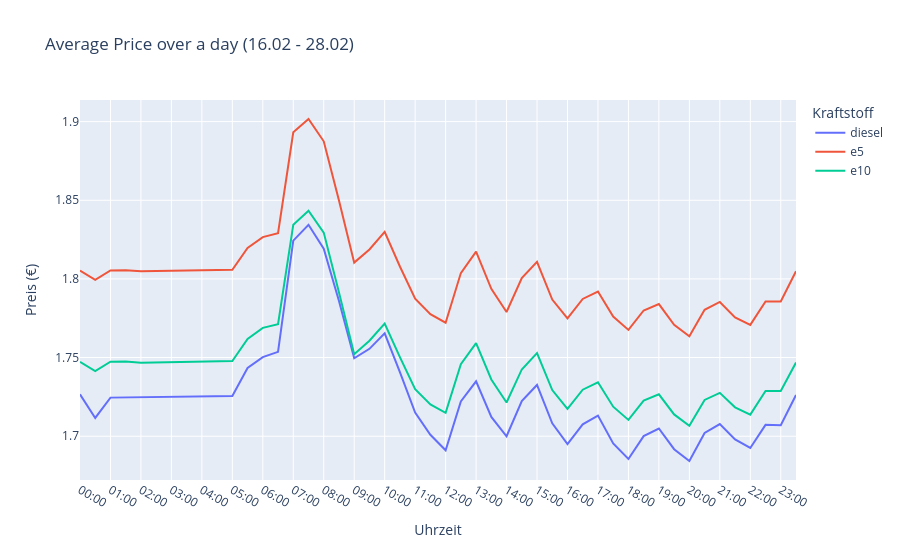

This figure's notebook cell:
### Code cell
mask = (df_filled['retrieval_date'] >= date(2026, 2, 16)) & (df['retrieval_date'] <= date(2026, 2, 28))
df_filtered = df_filled[mask].copy()
print(df_filtered['retrieval_date'].min())
print(df_filtered['retrieval_date'].max())
print(len(df_filtered))

df_filtered['time'] = pd.to_datetime(df_filtered['retrieval_time'], format='%H:%M')
df_filtered['time_label'] = df_filtered['retrieval_time']  # Original String für x-Achse

df_hourly = df_filtered.groupby('time_label')[['diesel', 'e5', 'e10']].mean().reset_index()

# Sortieren damit die Reihenfolge stimmt
df_hourly = df_hourly.sort_values('time_label').reset_index(drop=True)

fig1 = px.line(
    df_hourly,
    x='time_label',
    y=['diesel', 'e5', 'e10'],
    title='Average Price over a day (16.02 - 28.02)',
    labels={'time_label': 'Uhrzeit', 'value': 'Preis (€)', 'variable': 'Kraftstoff'}
)
fig1.update_xaxes(tickmode='array', tickvals=df_hourly['time_label'][df_hourly['time_label'].str.endswith('00')],dtick=1)
fig1.show()
fig.write_image("assets/avg_price_over_day.png", width=1668, height=450)

### Figure 1 — Plotly figure (JSON) as saved in the notebook; plotly's stock layout.template omitted (floating-point values rounded to 4 significant figures)
{"data": [{"hovertemplate": "Kraftstoff=diesel<br>Uhrzeit=%{x}<br>Preis (€)=%{y}<extra></extra>", "legendgroup": "diesel", "line": {"color": "#636efa", "dash": "solid"}, "marker": {"symbol": "circle"}, "mode": "lines", "name": "diesel", "orientation": "v", "showlegend": true, "type": "scatter", "x": ["00:00", "00:30", "01:00", "01:30", "02:00", "02:30", "03:00", "03:30", "04:00", "04:30", "05:00", "05:30", "06:00", "06:30", "07:00", "07:30", "08:00", "08:30", "09:00", "09:30", "10:00", "10:30", "11:00", "11:30", "12:00", "12:30", "13:00", "13:30", "14:00", "14:30", "15:00", "15:30", "16:00", "16:30", "17:00", "17:30", "18:00", "18:30", "19:00", "19:30", "20:00", "20:30", "21:00", "21:30", "22:00", "22:30", "23:00", "23:30"], "xaxis": "x", "y": [1.727, 1.712, 1.725, 1.725, 1.724, 1.725, 1.725, 1.725, 1.725, 1.725, 1.725, 1.743, 1.75, 1.754, 1.824, 1.834, 1.819, 1.786, 1.75, 1.756, 1.765, 1.741, 1.715, 1.701, 1.691, 1.722, 1.735, 1.712, 1.7, 1.722, 1.733, 1.708, 1.695, 1.708, 1.713, 1.695, 1.686, 1.7, 1.705, 1.692, 1.684, 1.702, 1.708, 1.698, 1.693, 1.707, 1.707, 1.726], "yaxis": "y"}, {"hovertemplate": "Kraftstoff=e5<br>Uhrzeit=%{x}<br>Preis (€)=%{y}<extra></extra>", "legendgroup": "e5", "line": {"color": "#EF553B", "dash": "solid"}, "marker": {"symbol": "circle"}, "mode": "lines", "name": "e5", "orientation": "v", "showlegend": true, "type": "scatter", "x": ["00:00", "00:30", "01:00", "01:30", "02:00", "02:30", "03:00", "03:30", "04:00", "04:30", "05:00", "05:30", "06:00", "06:30", "07:00", "07:30", "08:00", "08:30", "09:00", "09:30", "10:00", "10:30", "11:00", "11:30", "12:00", "12:30", "13:00", "13:30", "14:00", "14:30", "15:00", "15:30", "16:00", "16:30", "17:00", "17:30", "18:00", "18:30", "19:00", "19:30", "20:00", "20:30", "21:00", "21:30", "22:00", "22:30", "23:00", "23:30"], "xaxis": "x", "y": [1.805, 1.799, 1.805, 1.806, 1.805, 1.805, 1.805, 1.806, 1.806, 1.806, 1.806, 1.82, 1.827, 1.829, 1.893, 1.902, 1.887, 1.85, 1.81, 1.819, 1.83, 1.808, 1.787, 1.778, 1.772, 1.804, 1.817, 1.794, 1.779, 1.8, 1.811, 1.787, 1.775, 1.787, 1.792, 1.776, 1.768, 1.78, 1.784, 1.771, 1.764, 1.78, 1.785, 1.776, 1.771, 1.786, 1.786, 1.805], "yaxis": "y"}, {"hovertemplate": "Kraftstoff=e10<br>Uhrzeit=%{x}<br>Preis (€)=%{y}<extra></extra>", "legendgroup": "e10", "line": {"color": "#00cc96", "dash": "solid"}, "marker": {"symbol": "circle"}, "mode": "lines", "name": "e10", "orientation": "v", "showlegend": true, "type": "scatter", "x": ["00:00", "00:30", "01:00", "01:30", "02:00", "02:30", "03:00", "03:30", "04:00", "04:30", "05:00", "05:30", "06:00", "06:30", "07:00", "07:30", "08:00", "08:30", "09:00", "09:30", "10:00", "10:30", "11:00", "11:30", "12:00", "12:30", "13:00", "13:30", "14:00", "14:30", "15:00", "15:30", "16:00", "16:30", "17:00", "17:30", "18:00", "18:30", "19:00", "19:30", "20:00", "20:30", "21:00", "21:30", "22:00", "22:30", "23:00", "23:30"], "xaxis": "x", "y": [1.747, 1.741, 1.747, 1.747, 1.747, 1.747, 1.747, 1.748, 1.748, 1.748, 1.748, 1.762, 1.769, 1.771, 1.834, 1.843, 1.829, 1.791, 1.752, 1.761, 1.772, 1.75, 1.73, 1.72, 1.715, 1.746, 1.759, 1.736, 1.721, 1.742, 1.753, 1.729, 1.717, 1.73, 1.734, 1.719, 1.71, 1.723, 1.727, 1.714, 1.707, 1.723, 1.728, 1.718, 1.714, 1.729, 1.729, 1.747], "yaxis": "y"}], "layout": {"legend": {"title": {"text": "Kraftstoff"}, "tracegroupgap": 0}, "title": {"text": "Average Price over a day (16.02 - 28.02)"}, "xaxis": {"anchor": "y", "domain": [0, 1], "dtick": 1, "tickmode": "array", "tickvals": ["00:00", "01:00", "02:00", "03:00", "04:00", "05:00", "06:00", "07:00", "08:00", "09:00", "10:00", "11:00", "12:00", "13:00", "14:00", "15:00", "16:00", "17:00", "18:00", "19:00", "20:00", "21:00", "22:00", "23:00"], "title": {"text": "Uhrzeit"}}, "yaxis": {"anchor": "x", "domain": [0, 1], "title": {"text": "Preis (€)"}}}}
